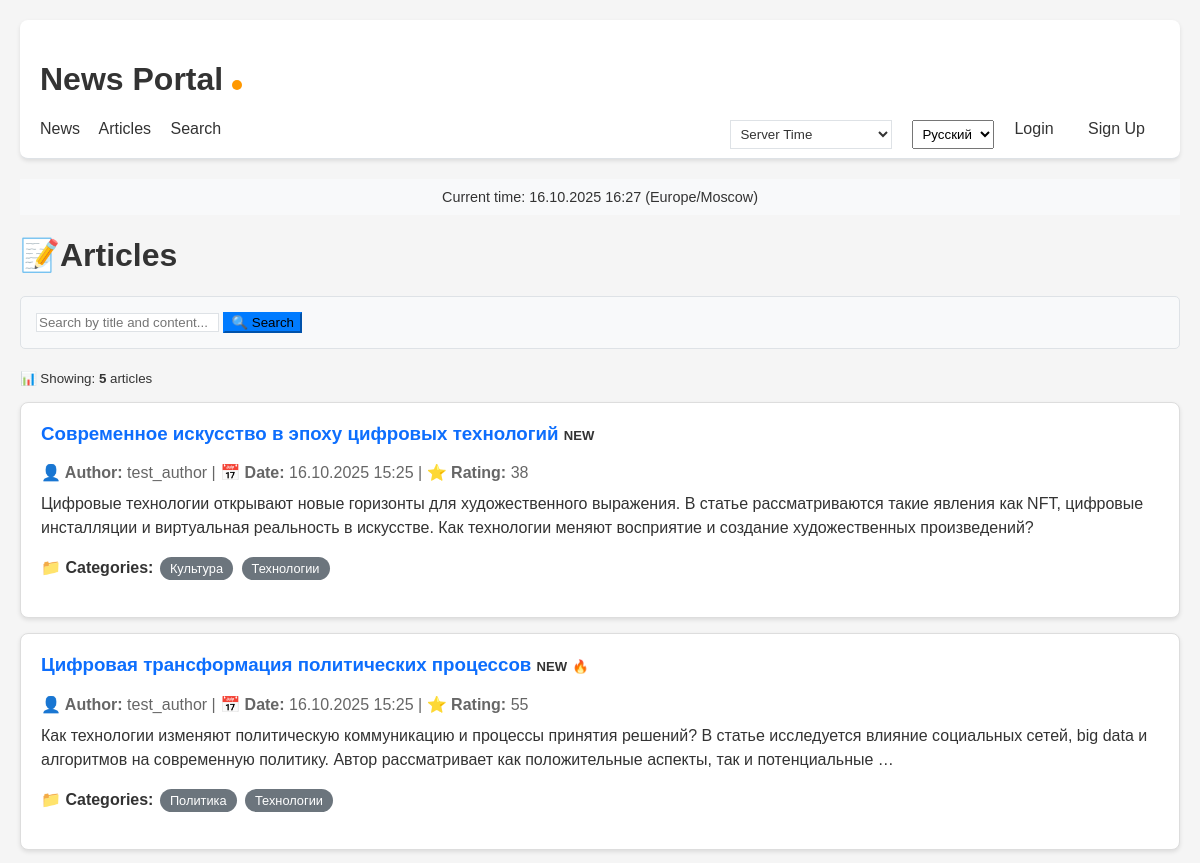
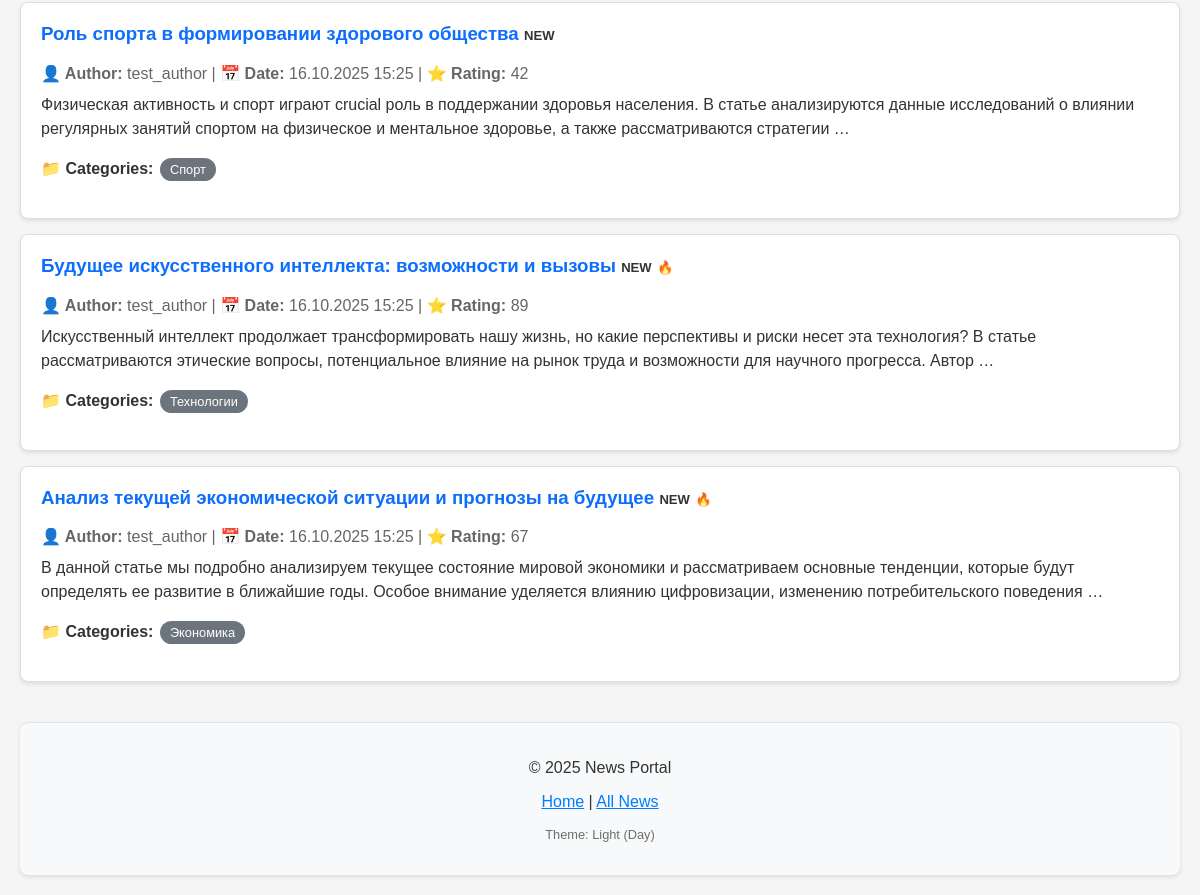
The page /news/articles/ on the database its author committed (2 pictures, top to bottom).
### news/models.py (models this page shows, shortened)
class Post(models.Model):
    ARTICLE = 'AR'
    NEWS = 'NW'
    POST_TYPES = [
        (ARTICLE, _('Article')),
        (NEWS, _('News')),
    ]
    author = models.ForeignKey(
        Author,
        on_delete=models.CASCADE,
        verbose_name=_('Author')
    )
    post_type = models.CharField(
        max_length=2,
        choices=POST_TYPES,
        verbose_name=_('Post type')
    )
    created_at = models.DateTimeField(
        auto_now_add=True,
        verbose_name=_('Created at')
    )
    updated_at = models.DateTimeField(
        auto_now=True,
        verbose_name=_('Updated at')
    )
    categories = models.ManyToManyField(
        Category,
        through='PostCategory',
        verbose_name=_('Categories'),
        blank=True  # Добавляем blank=True
    )
    title = models.CharField(
        max_length=200,
        verbose_name=_('Title')
    )
    content = models.TextField(verbose_name=_('Content'))
    rating = models.IntegerField(
        default=0,
        verbose_name=_('Rating')
    )
    is_published = models.BooleanField(
        default=True,
        verbose_name=_('Is published')
    )
    @property
    def is_recent(self):
        return (timezone.now() - self.created_at).days < 7
    class Meta:
        verbose_name = _('Post')
        verbose_name_plural = _('Posts')
        ordering = ['-created_at']

class Author(models.Model):
    user = models.OneToOneField(User, on_delete=models.CASCADE, verbose_name=_('User'))
    rating = models.IntegerField(default=0, verbose_name=_('Rating'))
    class Meta:
        verbose_name = _('Author')
        verbose_name_plural = _('Authors')

class Category(models.Model):
    name = models.CharField(max_length=100, unique=True, verbose_name=_('Name'))
    subscribers = models.ManyToManyField(
        User,
        through='Subscription',
        related_name='subscribed_categories',
        blank=True,
        verbose_name=_('Subscribers')
    )
    class Meta:
        verbose_name = _('Category')
        verbose_name_plural = _('Categories')

### news/views.py (the view)
# urls.py: path('articles/', views.ArticleList.as_view(), name='article_list'),
class ArticleList(ListView):
    model = Post
    template_name = 'news/article_list.html'
    context_object_name = 'articles'
    paginate_by = 10
    def get_queryset(self):
        return Post.objects.filter(post_type='AR').order_by('-created_at')
    def get_context_data(self, **kwargs):
        context = super().get_context_data(**kwargs)
        context['is_author'] = self.request.user.groups.filter(
            name='authors').exists() if self.request.user.is_authenticated else False
        context['current_time'] = timezone.now()
        context['timezones'] = COMMON_TIMEZONES
        return context

### news/context_processors.py (called while the page is built)
def timezone_context(request):
    return {
        'current_time': timezone.now(),
        'timezones': pytz.common_timezones,
    }

def user_groups(request):
    return {
        'is_author': request.user.groups.filter(name='authors').exists() if request.user.is_authenticated else False
    }

### news/templatetags/censor_filters.py (called while the page is built)
@register.filter
def censor_text(value):
    if not isinstance(value, str):
        return value
    value = unescape(value)
    if '<' in value and '>' in value:
        parts = re.split(r'(<[^>]+>)', value)
        result = []
        for part in parts:
            if part.startswith('<') and part.endswith('>'):
                result.append(part)
            else:
                result.append(censor(part))
        return ''.join(result)
    else:
        return censor(value)

### templates/news/article_list.html (shortened to what this page needs)
{% extends 'default.html' %}
{% load censor_filters %}
{% load i18n %}
{% block content %}
<div class="container">
    <div class="d-flex justify-content-between align-items-center mb-4">
        <h1>📝{% trans "Articles" %}</h1>
    </div>
    <div style="margin-bottom: 20px; padding: 15px; background: #f8f9fa; border-radius: 5px; border: 1px solid #dee2e6;">
        <form method="get" action="{% url 'news_search' %}">
            <div class="input-group">
                <input type="text" name="q" class="form-control" placeholder="{% trans 'Search by title and content...' %}" value="{{ request.GET.q }}">
                <button class="btn btn-primary" type="submit">🔍 {% trans "Search" %}</button>
            </div>
        </form>
    </div>
    <div style="margin-bottom: 15px;">
        <small class="text-muted">
            📊 {% trans "Showing:" %} <strong>{{ articles|length }}</strong> {% trans "articles" %}
        </small>
    </div>
    <div class="posts-container">
        {% for article in articles %}
        <div class="news-item" style="border: 1px solid #ddd; padding: 20px; margin: 15px 0; border-radius: 8px; background: white; box-shadow: 0 2px 4px rgba(0,0,0,0.1);">
            <h3>
                <a href="{% url 'article_detail' article.pk %}" style="color: #0d6efd; text-decoration: none;">
                    {{ article.title|censor_text }}
                </a>
                {% if article.is_recent %}
                <span class="badge bg-success" style="font-size: 0.7em;">{% trans "NEW" %}</span>
                {% endif %}
                {% if article.rating > 50 %}
                <span class="badge bg-warning" style="font-size: 0.7em;">🔥</span>
                {% endif %}
            </h3>
            <div style="color: #666; margin-bottom: 10px;">
                <strong>👤 {% trans "Author:" %}</strong> {{ article.author.user.username }} |
                <strong>📅 {% trans "Date:" %}</strong> {{ article.created_at|date:"d.m.Y H:i" }} |
                <strong>⭐ {% trans "Rating:" %}</strong> {{ article.rating }}
            </div>
            <div style="line-height: 1.5; margin-bottom: 15px;">
                {{ article.content|censor_text|safe|truncatewords:30 }}
            </div>
            {% if article.categories.all %}
            <div style="margin: 15px 0;">
                <strong>📁 {% trans "Categories:" %}</strong>
                {% for category in article.categories.all %}
                <span style="background: #6c757d; color: white; padding: 4px 10px; border-radius: 15px; margin: 2px; display: inline-block; font-size: 0.8em;">
                    {{ category.name }}
                </span>
                {% endfor %}
            </div>
            {% endif %}
        </div>
        {% endfor %}
    </div>
</div>
{% endblock %}

### static/css/style.css (style rules this page uses)
body { font-family: Arial, sans-serif; margin: 0; padding: 20px; background-color: #f5f5f5; }
.news-item { background: #fff; border: 1px solid #e0e0e0; padding: 20px; margin: 15px 0; border-radius: 8px; box-shadow: 0 1px 3px rgba(0,0,0,0.1); }
.news-item h3 { margin-top: 0; color: #333; }
.news-item h3 a { text-decoration: none; color: #2c3e50; }

### templates/news/article_list.html (style rules this page uses)
.news-item { transition: all 0.3s ease; }

### rows shown on the page
Post: title|censor_text "Современное искусство в эпоху цифровых технологий", author.user.username "test_author", created_at "16.10.2025 15:25", rating "38", content|censor_text "Цифровые технологии открывают новые горизонты для художественного выражения. В статье рассматриваются такие явления как NFT, цифровые инсталляции и виртуальная реальность в искусстве. Как технологии меняют восприятие и создание художественных произведений?"
Category: name "Культура"
Category: name "Технологии"
Post: title|censor_text "Цифровая трансформация политических процессов", author.user.username "test_author", created_at "16.10.2025 15:25", rating "55", content|censor_text "Как технологии изменяют политическую коммуникацию и процессы принятия решений? В статье исследуется влияние социальных сетей, big data и алгоритмов на современную политику. Автор рассматривает как положительные аспекты, так и потенциальные …"
Category: name "Политика"
Post: title|censor_text "Роль спорта в формировании здорового общества", author.user.username "test_author", created_at "16.10.2025 15:25", rating "42", content|censor_text "Физическая активность и спорт играют crucial роль в поддержании здоровья населения. В статье анализируются данные исследований о влиянии регулярных занятий спортом на физическое и ментальное здоровье, а также рассматриваются стратегии …"
Category: name "Спорт"
Post: title|censor_text "Будущее искусственного интеллекта: возможности и вызовы", author.user.username "test_author", created_at "16.10.2025 15:25", rating "89", content|censor_text "Искусственный интеллект продолжает трансформировать нашу жизнь, но какие перспективы и риски несет эта технология? В статье рассматриваются этические вопросы, потенциальное влияние на рынок труда и возможности для научного прогресса. Автор …"
Post: title|censor_text "Анализ текущей экономической ситуации и прогнозы на будущее", author.user.username "test_author", created_at "16.10.2025 15:25", rating "67", content|censor_text "В данной статье мы подробно анализируем текущее состояние мировой экономики и рассматриваем основные тенденции, которые будут определять ее развитие в ближайшие годы. Особое внимание уделяется влиянию цифровизации, изменению потребительского поведения …"
Category: name "Экономика"

### other values the page prints
{{ TIME_ZONE|default:"UTC" }} "Europe/Moscow"
{{ articles|length }} "5"
